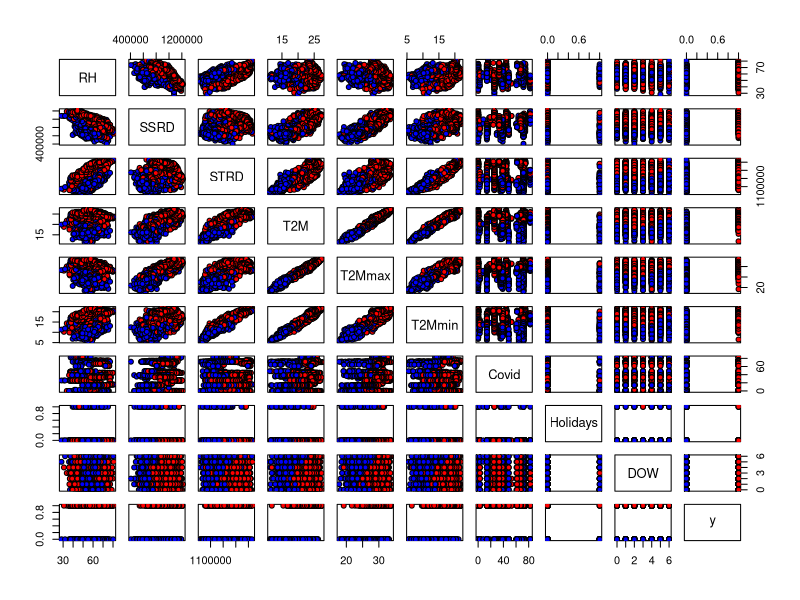
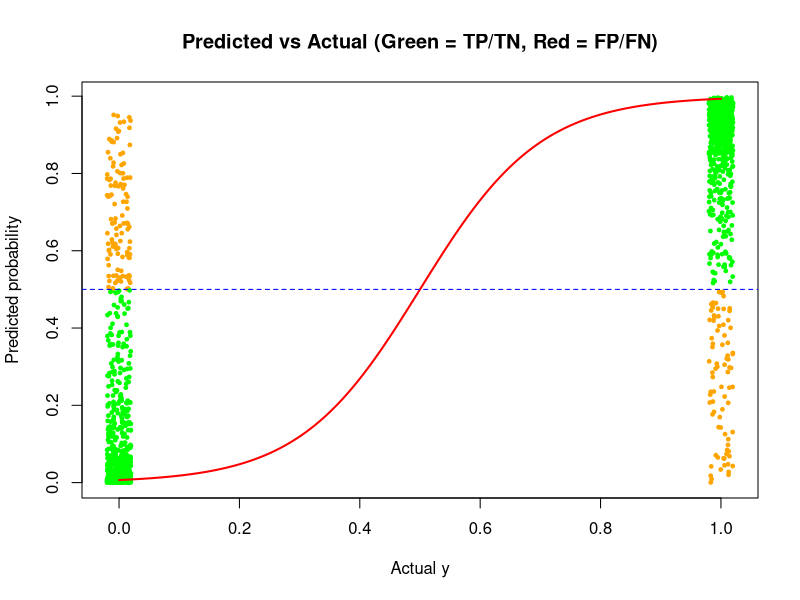
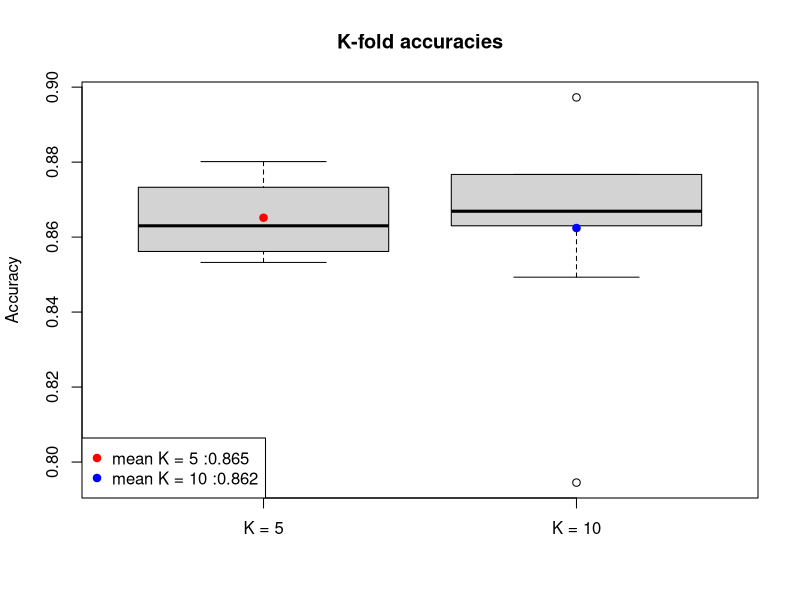
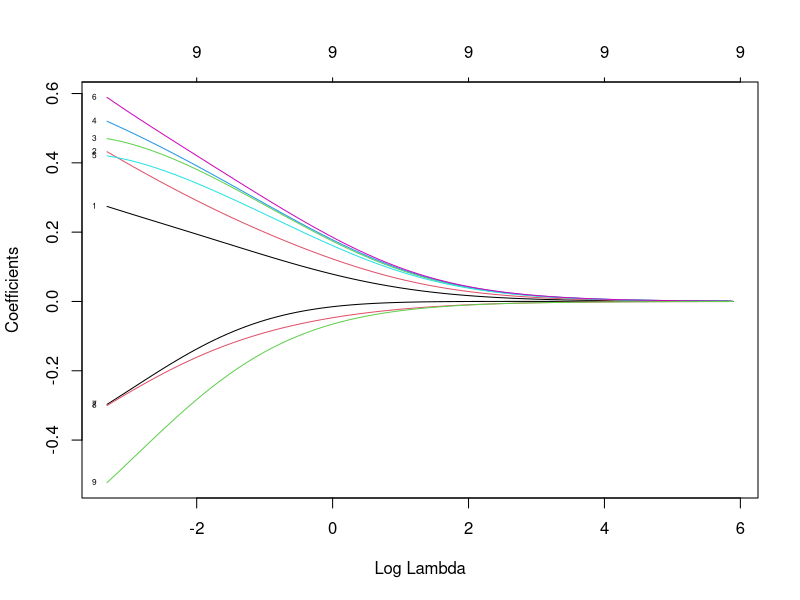
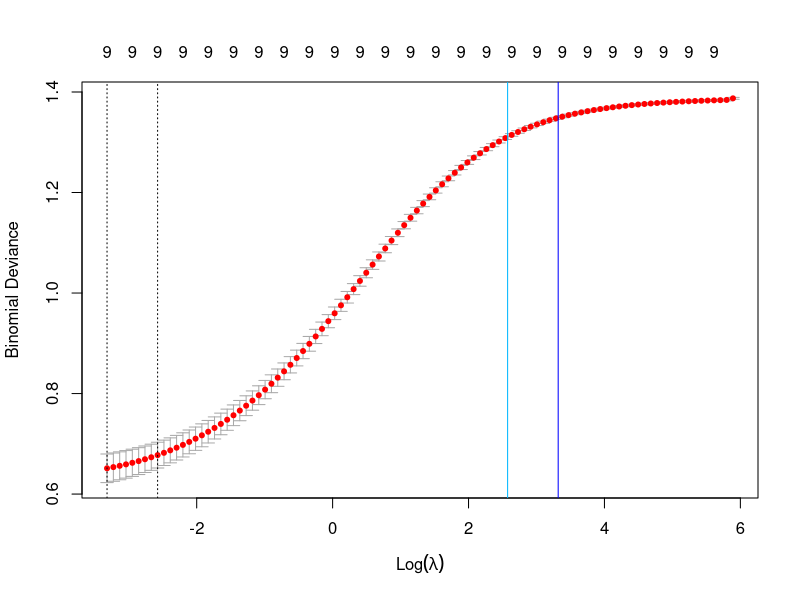
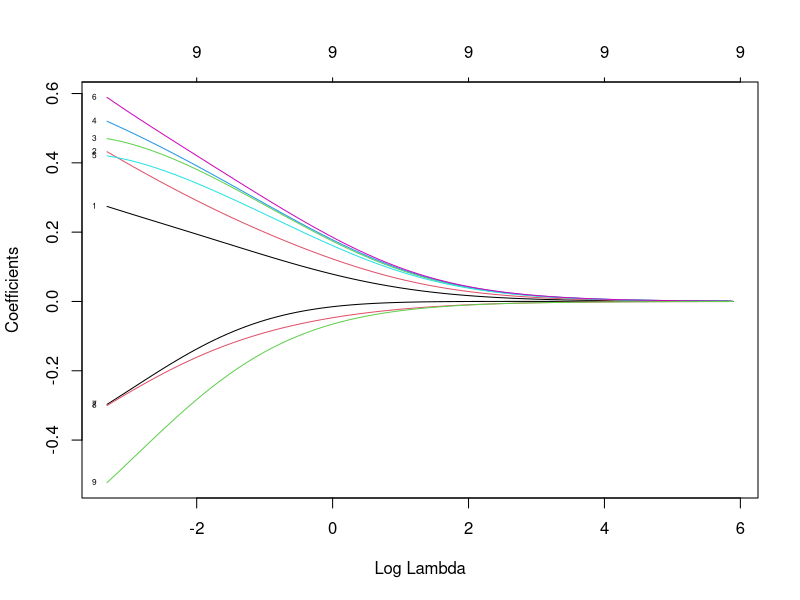
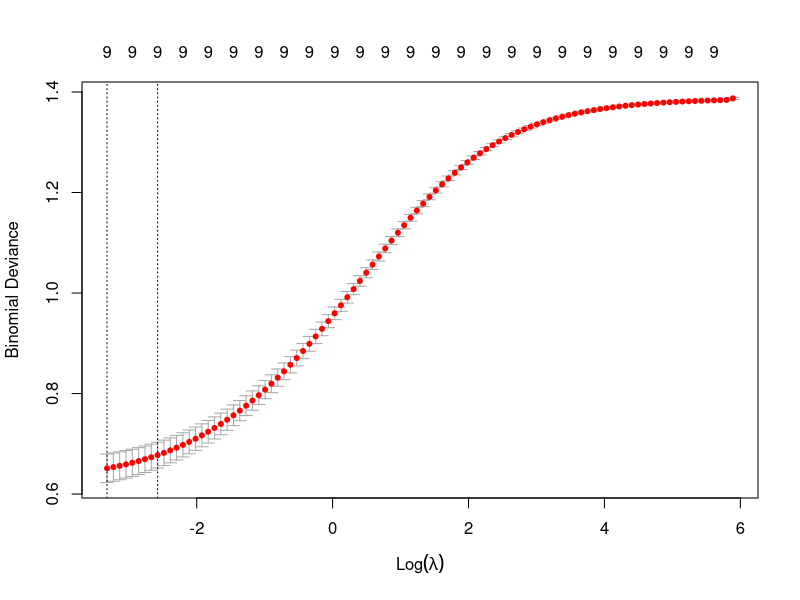
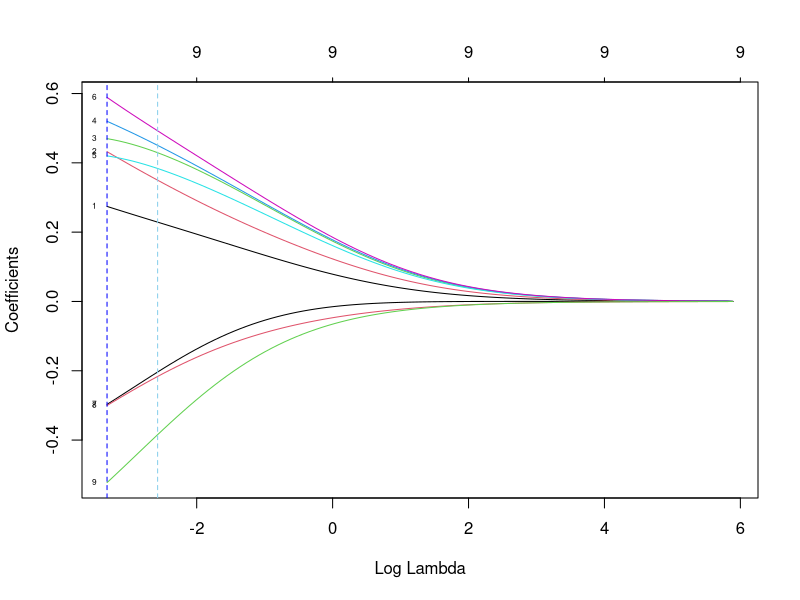

Write R code to recreate these figures, in order.
## ---- chunk 1
rm(list = ls())
graphics.off()
## ---- chunk 2
library(glmnet)
tab <- read.csv(file = "Mexico_data.csv", header = TRUE, sep = ",")
## ---- chunk 3
median_total <- median(tab$Total)
y <- as.numeric(tab$Total > median_total)
tab$y <- y
x <- as.matrix(tab[, -which(names(tab) %in% c("Total", "TOY", "y", "X0"))])
## ---- chunk 4
head(tab, 10)
head(x, 10)
head(y, 10)
## ---- chunk 5
vars_pairs <- tab[, -c(1, which(names(tab) %in% c("Total", "TOY", "X0")))]

colors <- ifelse(tab$y == 1, "red", "blue")
pairs(vars_pairs, pch = 21, bg = colors)
## ---- chunk 6
res <- glm(y ~ . - TOY - X0 - Total, data = tab, family = binomial)
summary(res)
## ---- chunk 7
coeffs_data <- res$coefficients
coeffs_data <- coeffs_data[names(coeffs_data) != "(Intercept)"]

coeff_pos <- coeffs_data[coeffs_data > 0]
coeff_neg <- coeffs_data[coeffs_data < 0]

coeff_pos_sorted <- sort(coeff_pos)
coeff_neg_sorted <- sort(coeff_neg, decreasing = TRUE)
## ---- chunk 8
coeff_pos_sorted
## ---- chunk 9
coeff_neg_sorted
## ---- chunk 10
pred_link <- predict.glm(res, type = "link")
pred_resp <- predict.glm(res, type = "response")
## ---- chunk 11
# Convert probabilities to predicted class
# with 0 being below the median and 1 above
pred_class <- ifelse(pred_resp >= 0.5, 1, 0)

point_colors <- ifelse(
  pred_class == y,
  "green", # True positives / True negatives
  "orange" # False positives / False negatives
)


plot(
  y + runif(length(y), -0.02, 0.02),
  pred_resp,
  xlab = "Actual y",
  ylab = "Predicted probability",
  main = "Predicted vs Actual (Green = TP/TN, Red = FP/FN)",
  col = point_colors,
  pch = 19,
  cex = 0.5
)

x_log <- seq(0, 1, length.out = 200)
y_log <- 1 / (1 + exp(-10 * (x_log - 0.5)))
lines(x_log, y_log, col = "red", lwd = 2)
abline(h = 0.5, col = "blue", lty = 2)
## ---- chunk 12
pred_resp <- predict(res, type = "response")
y_pred <- ifelse(pred_resp > 0.5, 1, 0)
cm <- table(Predicted = y_pred, Actual = tab$y)
cm

tp <- cm[2, 2]
tn <- cm[1, 1]
fp <- cm[2, 1]
fn <- cm[1, 2]

accuracy <- (tp + tn) / sum(cm)
false_positive_rate <- fp / sum(cm)
false_negative_rate <- fn / sum(cm)
## ---- chunk 13
accuracy
## ---- chunk 14
false_positive_rate
## ---- chunk 15
false_negative_rate
## ---- chunk 16
cv_perf <- function(data, kk = 5) {
  n <- nrow(data)
  folds <- sample(rep(1:kk, length.out = n))
  perf <- numeric(kk)
  for (k in 1:kk) {
    train <- data[folds != k, ]
    test  <- data[folds == k, ]
    fit <- glm(y ~ ., data = train, family = binomial)
    p <- predict(fit, newdata = test, type = "response")
    pred <- ifelse(p >= 0.5, 1, 0) # Convert to 0 and 1
    perf[k] <- mean(pred == test$y)
  }
  perf
}
## ---- chunk 17
input <- tab[, -c(1, which(names(tab) %in% c("Total", "TOY", "X0")))]
acc5  <- cv_perf(input, kk = 5)
acc10 <- cv_perf(input, kk = 10)
## ---- chunk 18
acc5
## ---- chunk 19
acc10
## ---- chunk 20
boxplot(acc5, acc10, names = c("K = 5", "K = 10"),
        ylab = "Accuracy", main = "K-fold accuracies")
points(1:2, c(mean(acc5), mean(acc10)), col = c("red", "blue"), pch = 19)
legend("bottomleft", legend = c(paste0("mean K = 5 :", round(mean(acc5), 3)),
                                paste0("mean K = 10 :", round(mean(acc10), 3))),
       pch = 19, col = c("red", "blue"))
## ---- chunk 21
resfor <- step(res, direction = "forward")
resfor
## ---- chunk 22
resback <- step(res, direction = "backward")
resback
## ---- chunk 23
resstep <- step(res, direction = "both")
resstep
## ---- chunk 24
split <- sample(c(TRUE, FALSE), nrow(tab), replace = TRUE, prob = c(0.8, 0.2))
train_tab <- tab[split, ]
test_tab <- tab[!split, ]

x_train <- as.matrix(train_tab[, -c(1, which(names(tab) %in%
                                               c("Total", "TOY", "X0", "y")))])
x_train_s <- scale(x_train)
y_train <- as.numeric(train_tab$y)
y_train_matrix <- matrix(y_train, length(y_train), 1)

rm <- glmnet(x_train_s, y_train_matrix, alpha = 0, family = "binomial")
plot(rm, xvar = "lambda", label = TRUE)
## ---- chunk 25
cv_ridge <- cv.glmnet(
  x_train_s,
  y_train_matrix,
  alpha = 0,
  family = "binomial",
  grouped = FALSE,
  nfolds = 10
)
cv_ridge$lambda.min
cv_ridge$lambda.1se
## ---- chunk 26
plot(cv_ridge)
abline(v = -log(cv_ridge$lambda.min), col = "blue")
abline(v = -log(cv_ridge$lambda.1se), col = "#00b7ff")
## ---- chunk 27
ridge_min <- glmnet(
  x_train_s,
  y_train_matrix,
  alpha = 0,
  family = "binomial",
  lambda = cv_ridge$lambda.min
)
# Shows coefficient shrinkage across many lambdas
plot(rm, xvar = "lambda", label = TRUE)

# Shows cross-validation curve with optimal lambda markers
plot(cv_ridge)

ridge_1se <- glmnet(
  x_train_s,
  y_train_matrix,
  alpha = 0,
  family = "binomial",
  lambda = cv_ridge$lambda.1se
)

# Coefficient shrinkage paths
plot(rm, xvar = "lambda", label = TRUE)
abline(v = log(cv_ridge$lambda.min), col = "blue", lty = 2)
abline(v = log(cv_ridge$lambda.1se), col = "skyblue", lty = 2)

# CV curve (CV error vs lambda)
plot(cv_ridge)
abline(v = log(cv_ridge$lambda.min), col = "blue", lty = 2)
abline(v = log(cv_ridge$lambda.1se), col = "skyblue", lty = 2)
## ---- chunk 28
coef_ridge_min <- coef(ridge_min, s = cv_ridge$lambda.min)
coef_ridge_min_vec <- as.numeric(coef_ridge_min)
names(coef_ridge_min_vec) <- rownames(coef_ridge_min)
important_vars_ridge_min <- sort(abs(coef_ridge_min_vec), decreasing = TRUE)
head(important_vars_ridge_min, 5)
## ---- chunk 29
coef_ridge_1se <- coef(ridge_1se, s = cv_ridge$lambda.1se)
coef_ridge_1se_vec <- as.numeric(coef_ridge_1se)
names(coef_ridge_1se_vec) <- rownames(coef_ridge_1se)
important_vars_ridge_1se <- sort(abs(coef_ridge_1se_vec), decreasing = TRUE)
head(important_vars_ridge_1se, 5)
## ---- chunk 30
lam <- glmnet(x_train_s, y_train, alpha = 1, family = "binomial")
plot(lam, xvar = "lambda", label = TRUE)
## ---- chunk 31
cv_lasso <- cv.glmnet(
  x_train_s,
  y_train,
  alpha = 1,
  family = "binomial",
  grouped = FALSE, 
  nfolds = 10
)
## ---- chunk 32
cv_lasso$lambda.min
## ---- chunk 33
print(cv_lasso$lambda.1se)
## ---- chunk 34
plot(cv_lasso)
## ---- chunk 35
lasso_min <- glmnet(
  x_train,
  y_train,
  alpha = 1,
  family = "binomial",
  lambda = cv_lasso$lambda.min
)

lasso_1se <- glmnet(
  x_train,
  y_train,
  alpha = 1,
  family = "binomial",
  lambda = cv_lasso$lambda.1se
)
## ---- chunk 36
coef_lasso_min <- coef(lasso_min)
coef_lasso_min_vec <- as.numeric(coef_lasso_min)
names(coef_lasso_min_vec) <- rownames(coef_lasso_min)
important_vars_lasso_min <- sort(abs(coef_lasso_min_vec), decreasing = TRUE)
head(important_vars_lasso_min, 5)

## ---- chunk 37
coef_lasso_1se <- coef(lasso_1se, s = cv_lasso$lambda.1se)
coef_lasso_1se_vec <- as.numeric(coef_lasso_1se)
names(coef_lasso_1se_vec) <- rownames(coef_lasso_1se)
important_vars_lasso_1se <- sort(abs(coef_lasso_1se_vec), decreasing = TRUE)
head(important_vars_lasso_1se, 5)
## ---- chunk 38
# On retire la colonne qui n'est pas un chiffre
tab2 <- subset(tab, select = -X0)

K <- 10
n <- nrow(tab2)
folds <- sample(rep(1:K, length.out = n))

acc_step <- numeric(K)
acc_back <- numeric(K)
acc_for  <- numeric(K)
acc_ridge <- numeric(K)
acc_lasso <- numeric(K)

for (i in 1:K) {
  test_idx <- which(folds == i)
  train_idx <- setdiff(seq_len(n), test_idx)
  
  train_tab <- tab2[train_idx, ]
  test_tab  <- tab2[test_idx, ]
  
  # On retire la colonne résultat et les colonnes redondantes
  x_train <- as.matrix(train_tab[, -c(1, which(names(tab2) %in% c("Total", "TOY", "y")))])
  x_test  <- as.matrix(test_tab[, -c(1, which(names(tab2) %in% c("Total", "TOY", "y")))])
  x_train_s <- scale(x_train)
  x_test_s  <- scale(x_test, center = attr(x_train_s, "scaled:center"), scale = attr(x_train_s, "scaled:scale"))
  y_train <- as.numeric(train_tab$y)
  y_test  <- as.numeric(test_tab$y)
  
  # Calcul des modèles à partir des données test et train
  res <- glm(y ~ . - TOY - Total, data = train_tab, family = binomial)
  
  resstep <- step(res, direction = "both", trace = 0)
  resback <- step(res, direction = "backward", trace = 0)
  resfor  <- step(res, direction = "forward", trace = 0)
  
  # Tentative de prédiction
  pred_step <- predict(resstep, newdata = test_tab, type = "response")
  pred_back <- predict(resback, newdata = test_tab, type = "response")
  pred_for  <- predict(resfor,  newdata = test_tab, type = "response")
  
  # Calcul de la précision
  acc_step[i] <- mean((pred_step > 0.5) == y_test)
  acc_back[i] <- mean((pred_back > 0.5) == y_test)
  acc_for[i]  <- mean((pred_for  > 0.5) == y_test)
  
  # Et même chose pour RIDGE et LASSO
  cv_ridge <- cv.glmnet(x_train_s, y_train, alpha = 0, family = "binomial", grouped = FALSE)
  ridge_min <- glmnet(x_train_s, y_train, alpha = 0, family = "binomial", lambda = cv_ridge$lambda.min)
  ridge_pred <- predict(ridge_min, newx = x_test_s, type = "response")
  acc_ridge[i] <- mean((ridge_pred > 0.5) == y_test)
  
  cv_lasso <- cv.glmnet(x_train_s, y_train, alpha = 1, family = "binomial", grouped = FALSE)
  lasso_min <- glmnet(x_train_s, y_train, alpha = 1, family = "binomial", lambda = cv_lasso$lambda.min)
  lasso_pred <- predict(lasso_min, newx = x_test_s, type = "response")
  acc_lasso[i] <- mean((lasso_pred > 0.5) == y_test)
}

# Affichage des résultats
cat("Stepwise - précision moyenne :", round(mean(acc_step), 3),
    "| erreur moyenne :", round(1 - mean(acc_step), 3), "\n")

cat("Backward - précision moyenne :", round(mean(acc_back), 3),
    "| erreur moyenne :", round(1 - mean(acc_back), 3), "\n")

cat("Forward - précision moyenne :", round(mean(acc_for), 3),
    "| erreur moyenne :", round(1 - mean(acc_for), 3), "\n")

cat("Ridge lambda_min - précision moyenne :", round(mean(acc_ridge), 3),
    "| erreur moyenne :", round(1 - mean(acc_ridge), 3), "\n")

cat("LASSO lambda_min - précision moyenne :", round(mean(acc_lasso), 3),
    "| erreur moyenne :", round(1 - mean(acc_lasso), 3), "\n")
